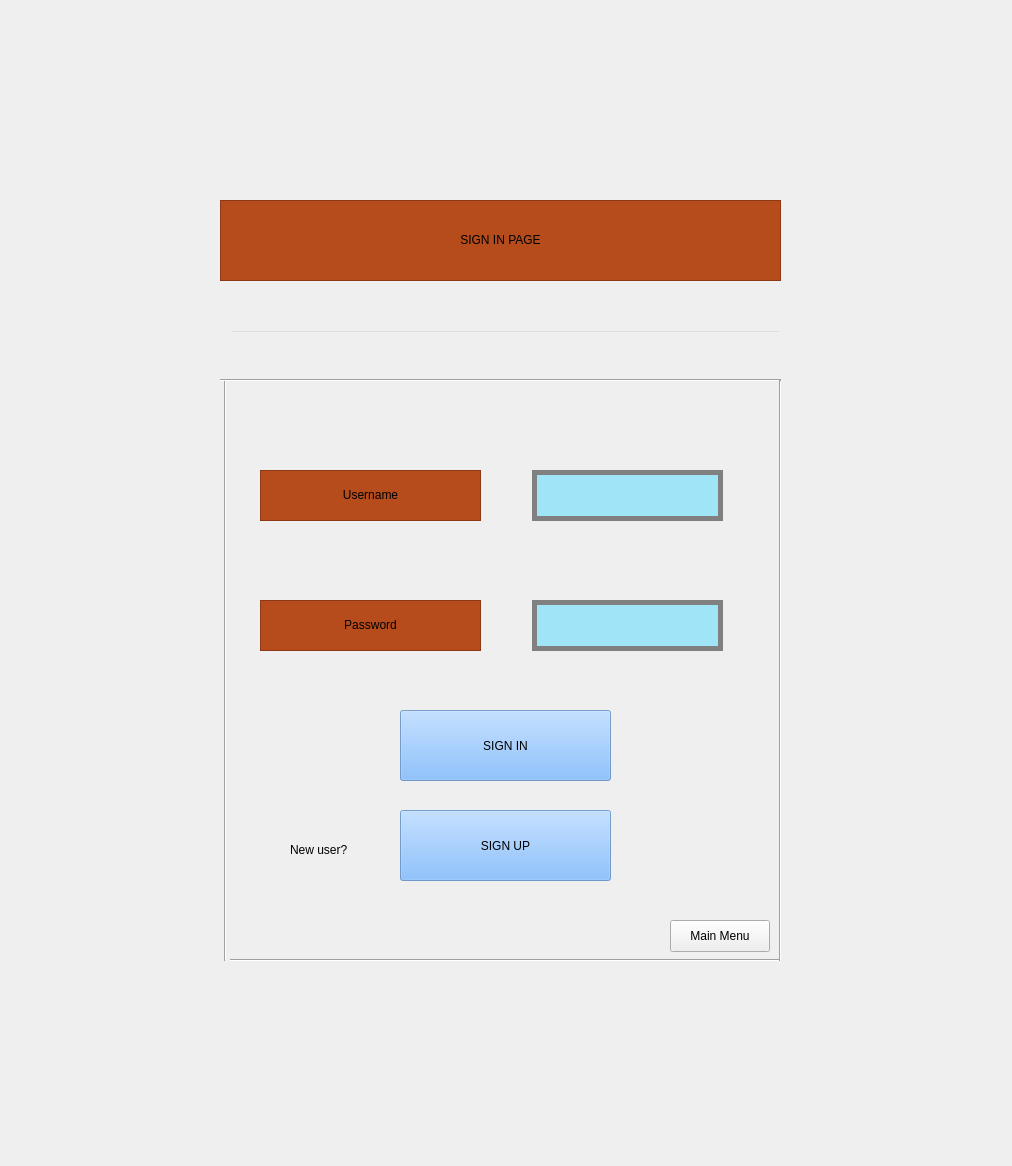
<?xml version="1.0" encoding="UTF-8"?>
<ui version="4.0">
 <class>Login</class>
 <widget class="QWidget" name="Login">
  <property name="geometry">
   <rect>
    <x>0</x>
    <y>0</y>
    <width>1012</width>
    <height>1166</height>
   </rect>
  </property>
  <property name="windowTitle">
   <string>Form</string>
  </property>
  <widget class="Line" name="line">
   <property name="geometry">
    <rect>
     <x>210</x>
     <y>380</y>
     <width>31</width>
     <height>581</height>
    </rect>
   </property>
   <property name="orientation">
    <enum>Qt::Vertical</enum>
   </property>
  </widget>
  <widget class="Line" name="line_4">
   <property name="geometry">
    <rect>
     <x>230</x>
     <y>950</y>
     <width>551</width>
     <height>20</height>
    </rect>
   </property>
   <property name="orientation">
    <enum>Qt::Horizontal</enum>
   </property>
  </widget>
  <widget class="QPushButton" name="signInBtn">
   <property name="geometry">
    <rect>
     <x>400</x>
     <y>710</y>
     <width>211</width>
     <height>71</height>
    </rect>
   </property>
   <property name="cursor">
    <cursorShape>PointingHandCursor</cursorShape>
   </property>
   <property name="focusPolicy">
    <enum>Qt::StrongFocus</enum>
   </property>
   <property name="autoFillBackground">
    <bool>false</bool>
   </property>
   <property name="styleSheet">
    <string notr="true">font: 35pt &quot;Academy Engraved LET&quot;;
background-color: rgba(107, 176, 255, 179);</string>
   </property>
   <property name="text">
    <string>SIGN IN</string>
   </property>
  </widget>
  <widget class="QPushButton" name="signUpBtn">
   <property name="geometry">
    <rect>
     <x>400</x>
     <y>810</y>
     <width>211</width>
     <height>71</height>
    </rect>
   </property>
   <property name="cursor">
    <cursorShape>PointingHandCursor</cursorShape>
   </property>
   <property name="focusPolicy">
    <enum>Qt::StrongFocus</enum>
   </property>
   <property name="autoFillBackground">
    <bool>false</bool>
   </property>
   <property name="styleSheet">
    <string notr="true">font: 35pt &quot;Academy Engraved LET&quot;;
background-color: rgba(107, 176, 255, 179);</string>
   </property>
   <property name="text">
    <string>SIGN UP</string>
   </property>
  </widget>
  <widget class="QLabel" name="label_2">
   <property name="geometry">
    <rect>
     <x>260</x>
     <y>470</y>
     <width>221</width>
     <height>51</height>
    </rect>
   </property>
   <property name="styleSheet">
    <string notr="true">font: 35pt &quot;Academy Engraved LET&quot;;
background-color: rgb(182, 75, 28);</string>
   </property>
   <property name="frameShape">
    <enum>QFrame::StyledPanel</enum>
   </property>
   <property name="lineWidth">
    <number>10</number>
   </property>
   <property name="text">
    <string>Username</string>
   </property>
   <property name="textFormat">
    <enum>Qt::RichText</enum>
   </property>
   <property name="scaledContents">
    <bool>false</bool>
   </property>
   <property name="alignment">
    <set>Qt::AlignCenter</set>
   </property>
   <property name="margin">
    <number>10</number>
   </property>
   <property name="indent">
    <number>5</number>
   </property>
  </widget>
  <widget class="QLabel" name="label">
   <property name="geometry">
    <rect>
     <x>220</x>
     <y>200</y>
     <width>561</width>
     <height>81</height>
    </rect>
   </property>
   <property name="styleSheet">
    <string notr="true">font: 35pt &quot;Academy Engraved LET&quot;;
background-color: rgb(182, 75, 28);</string>
   </property>
   <property name="frameShape">
    <enum>QFrame::StyledPanel</enum>
   </property>
   <property name="lineWidth">
    <number>10</number>
   </property>
   <property name="text">
    <string>SIGN IN PAGE</string>
   </property>
   <property name="textFormat">
    <enum>Qt::RichText</enum>
   </property>
   <property name="scaledContents">
    <bool>false</bool>
   </property>
   <property name="alignment">
    <set>Qt::AlignCenter</set>
   </property>
   <property name="margin">
    <number>10</number>
   </property>
   <property name="indent">
    <number>5</number>
   </property>
  </widget>
  <widget class="QLabel" name="label_3">
   <property name="geometry">
    <rect>
     <x>260</x>
     <y>600</y>
     <width>221</width>
     <height>51</height>
    </rect>
   </property>
   <property name="styleSheet">
    <string notr="true">font: 35pt &quot;Academy Engraved LET&quot;;
background-color: rgb(182, 75, 28);</string>
   </property>
   <property name="frameShape">
    <enum>QFrame::StyledPanel</enum>
   </property>
   <property name="lineWidth">
    <number>10</number>
   </property>
   <property name="text">
    <string>Password</string>
   </property>
   <property name="textFormat">
    <enum>Qt::RichText</enum>
   </property>
   <property name="scaledContents">
    <bool>false</bool>
   </property>
   <property name="alignment">
    <set>Qt::AlignCenter</set>
   </property>
   <property name="margin">
    <number>10</number>
   </property>
   <property name="indent">
    <number>5</number>
   </property>
  </widget>
  <widget class="Line" name="line_3">
   <property name="geometry">
    <rect>
     <x>220</x>
     <y>370</y>
     <width>561</width>
     <height>20</height>
    </rect>
   </property>
   <property name="orientation">
    <enum>Qt::Horizontal</enum>
   </property>
  </widget>
  <widget class="Line" name="line_2">
   <property name="geometry">
    <rect>
     <x>770</x>
     <y>380</y>
     <width>20</width>
     <height>581</height>
    </rect>
   </property>
   <property name="orientation">
    <enum>Qt::Vertical</enum>
   </property>
  </widget>
  <widget class="QPushButton" name="mainMenuBtn">
   <property name="geometry">
    <rect>
     <x>670</x>
     <y>920</y>
     <width>100</width>
     <height>32</height>
    </rect>
   </property>
   <property name="text">
    <string>Main Menu</string>
   </property>
  </widget>
  <widget class="QLabel" name="label_4">
   <property name="geometry">
    <rect>
     <x>290</x>
     <y>840</y>
     <width>71</width>
     <height>20</height>
    </rect>
   </property>
   <property name="text">
    <string>New user?</string>
   </property>
  </widget>
  <widget class="QLineEdit" name="errorLoginNote">
   <property name="geometry">
    <rect>
     <x>230</x>
     <y>330</y>
     <width>551</width>
     <height>21</height>
    </rect>
   </property>
   <property name="styleSheet">
    <string notr="true">background-color: rgba(255, 255, 255, 0);
color: red;</string>
   </property>
   <property name="readOnly">
    <bool>true</bool>
   </property>
  </widget>
  <widget class="QLineEdit" name="usrNmTxt">
   <property name="geometry">
    <rect>
     <x>532</x>
     <y>470</y>
     <width>191</width>
     <height>51</height>
    </rect>
   </property>
   <property name="styleSheet">
    <string notr="true">background-color: rgba(82, 217, 255, 128);
border: 5px solid grey;</string>
   </property>
  </widget>
  <widget class="QLineEdit" name="passTxt">
   <property name="geometry">
    <rect>
     <x>532</x>
     <y>600</y>
     <width>191</width>
     <height>51</height>
    </rect>
   </property>
   <property name="styleSheet">
    <string notr="true">background-color: rgba(82, 217, 255, 128);
border: 5px solid grey;</string>
   </property>
  </widget>
 </widget>
 <resources/>
 <connections/>
</ui>
